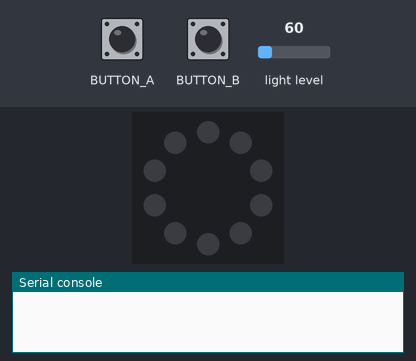
The program below on a simulated Circuit Playground running CircuitPython. Shown: the board's ring of 10 RGB LEDs (number 0 left of the top, counting anticlockwise), the last lines printed to the serial console. Inputs (shaded band) come from the test bench; at power-on: light level 60. Dim RGB values are drawn brighter than linear.

Above: at 1.2 s.
1.3 s: button A pressed for 0.15 s
2.0 s: light level set to 6
At 3.0 s:
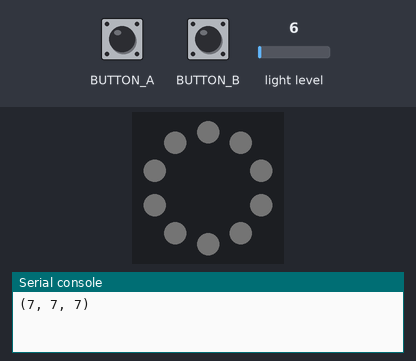
3.7 s: button B pressed for 0.15 s
At 4.2 s:
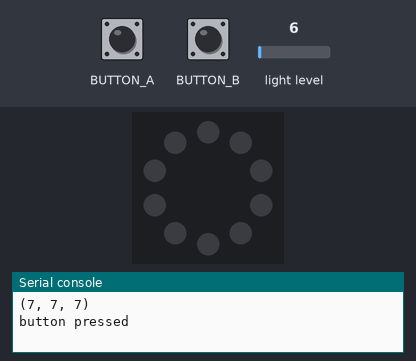
4.4 s: light level set to 80
At 5.8 s:
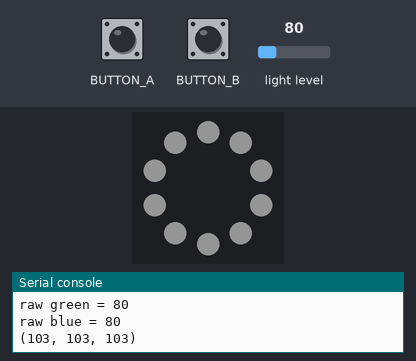
6.1 s: button A pressed for 1 s
At 7.66 s:
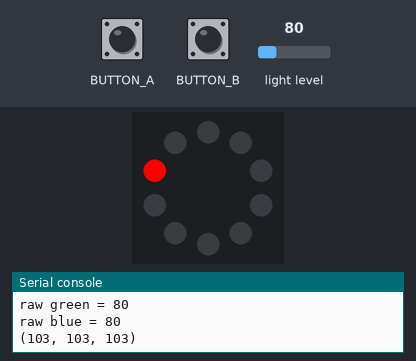
7.7 s: light level set to 160
At 9.2 s:
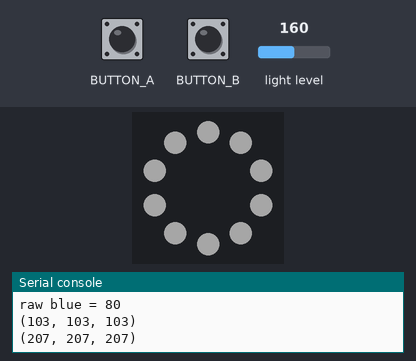
Timing chart, 0 to 10.4 s (numbered marks = the images above; inputs shaded):
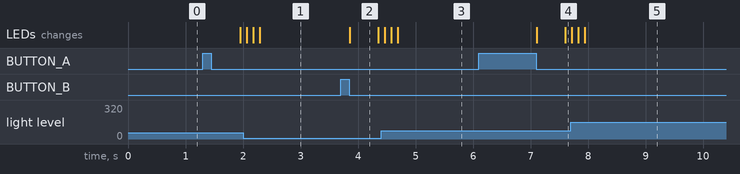

Measured:
- after the input at 3.7 s, the LEDs: change after 0.15 s (image 2)
- after the input at 6.1 s, the LEDs: first change after 1.0 s (image 4 shows a later state)
- what the display in image 2 shows lasts 0.5 s, from 3.9 s to 4.4 s

The program:

color_sense.py
```python
# (licence header left out)
from adafruit_circuitplayground.express import cpx
import time
from simpleio import map_range

LIGHT_SETTLE_MS = 0.1 # 100 ms
RED = (255, 0, 0)
GREEN = (0, 255, 0)
BLUE = (0, 0, 255)
CLEAR = (0, 0, 0)

def sense_color(verbose_out = False):
    """
    Flash the neopixel closest to the light sensor Red, Green and
    Blue and measure the amount of light reflected by each color
    """
    cpx.pixels.fill(CLEAR) # clear pixels so they don't interfere
    time.sleep(.5)
    # Save the current pixel brightness so it can later be restored.  Then bump
    # the brightness to max to make sure the LED is as bright as possible for
    # the color readings.
    old_brightness = cpx.pixels.brightness
    cpx.pixels.brightness = 1.0

    # Set pixel 1 (next to the light sensor) to full red, green, blue
    # color and grab a light sensor reading.  Make sure to wait a bit
    # after changing pixel colors to let the light sensor change
    # resistance!
    cpx.pixels[1] = RED
    time.sleep(LIGHT_SETTLE_MS)
    raw_red = cpx.light
    cpx.pixels[1] = CLEAR
    time.sleep(.01)
    if verbose_out:
        print("raw red = {}".format(raw_red))

    cpx.pixels[1] = GREEN
    time.sleep(LIGHT_SETTLE_MS)
    raw_green = cpx.light
    cpx.pixels[1] = CLEAR
    time.sleep(.01)
    if verbose_out:
        print("raw green = {}".format(raw_green))

    cpx.pixels[1] = BLUE
    time.sleep(LIGHT_SETTLE_MS)
    raw_blue = cpx.light
    cpx.pixels[1] = CLEAR
    time.sleep(.01)
    if verbose_out:
        print("raw blue = {}".format(raw_blue))

    # Turn off the pixel and restore brightness, we're done with readings.
    cpx.pixels.brightness = old_brightness

    # Now scale down each of the raw readings to be within 0 to 255.
    red = map_range(raw_red, 0, 255, 0, 330)
    green = map_range(raw_green, 0, 255, 0, 330)
    blue = map_range(raw_blue, 0, 255, 0, 330)

    return int(red), int(green), int(blue)


try:
    cpx.pixels.brightness = .2
    verbose = False

    while True:
        if cpx.button_a or cpx.button_b:
            verbose = cpx.button_b
            time.sleep(.05) # debounce
            if verbose:
                print("button pressed")
            while cpx.button_a or cpx.button_b:
                time.sleep(.01)
            r, g, b = sense_color(verbose)

            print("({}, {}, {})".format(r, g, b))
            cpx.pixels.fill((r, g, b))


except:
    cpx.pixels.fill(CLEAR)
```
